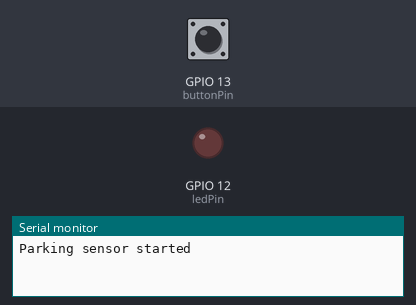
This sketch was run on a simulated ESP32. Shown: output pins drawn as LEDs (lit = HIGH), the last lines printed to the serial monitor. Inputs (shaded band) come from the test bench; at power-on: GPIO 13 (buttonPin) HIGH.

Above: at 1.2 s.
1.3 s: GPIO 13 (buttonPin) pulled LOW for 0.15 s
At 1.37 s:
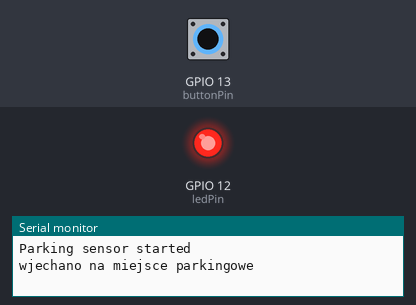
2.9 s: GPIO 13 (buttonPin) pulled LOW for 3.2 s
At 6.5 s:
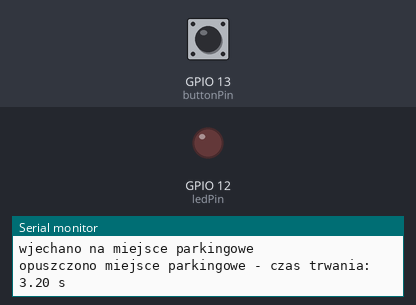
Timing chart, 0 to 8.0 s (numbered marks = the images above; inputs shaded):
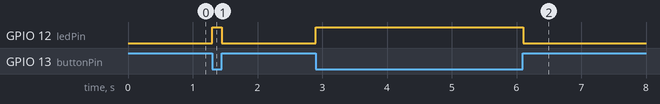

Measured:
- after the input at 1.3 s, GPIO 12 (ledPin): LOW → HIGH at once, → LOW 0.15 s later
- after the input at 2.9 s, GPIO 12 (ledPin): LOW → HIGH at once, → LOW 3.2 s later

The sketch:

sketch.ino
```cpp
const int buttonPin = 13;
const int ledPin = 12;

bool occupied = false;
unsigned long pressStartTime = 0;

void setup() {
  Serial.begin(115200);
  pinMode(buttonPin, INPUT_PULLUP);
  pinMode(ledPin, OUTPUT);
  digitalWrite(ledPin, LOW);
  Serial.println("Parking sensor started");
}

void loop() {
  bool buttonState = digitalRead(buttonPin) == LOW;

  if (buttonState && !occupied) {
    occupied = true;
    pressStartTime = millis();
    digitalWrite(ledPin, HIGH);
    Serial.println("wjechano na miejsce parkingowe");
  }
  else if (!buttonState && occupied) {
    occupied = false;
    unsigned long pressDuration = millis() - pressStartTime;
    digitalWrite(ledPin, LOW);
    Serial.print("opuszczono miejsce parkingowe - czas trwania: ");
    Serial.print(pressDuration / 1000.0);
    Serial.println(" s");
    pressStartTime = 0;
  }

  delay(50);
}
```
